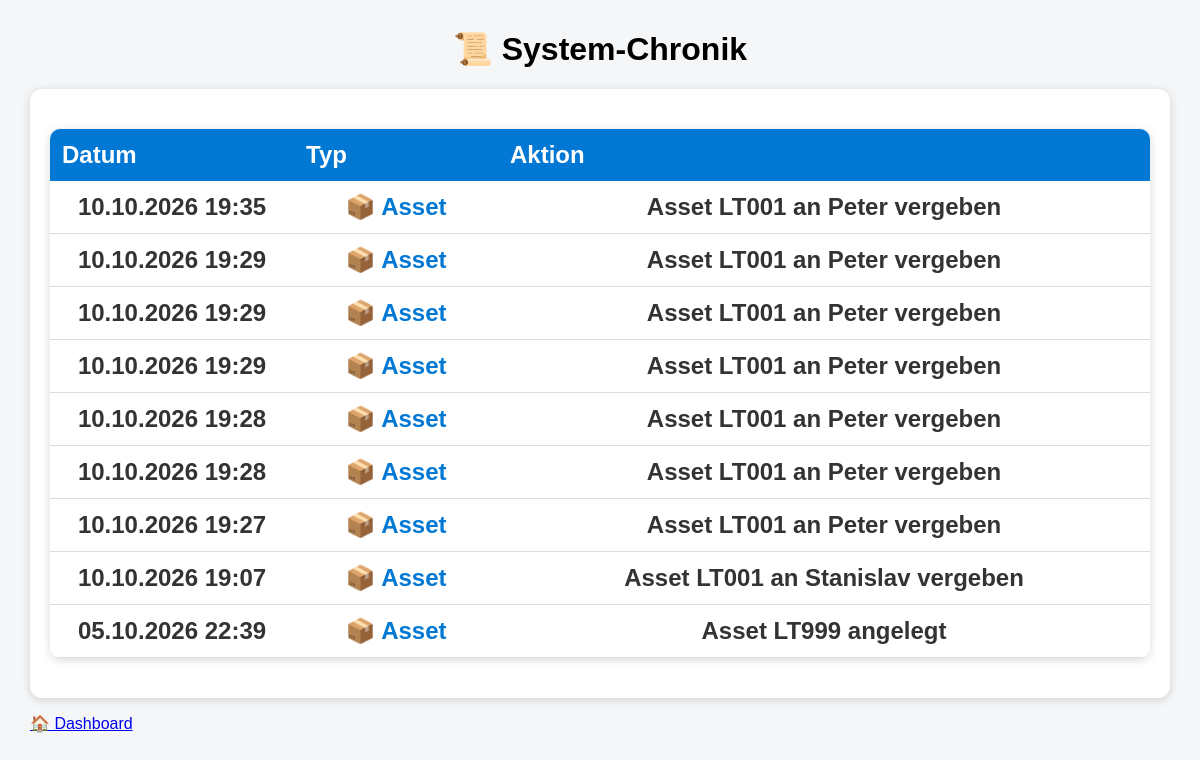
The page /historie on the database as committed earlier.
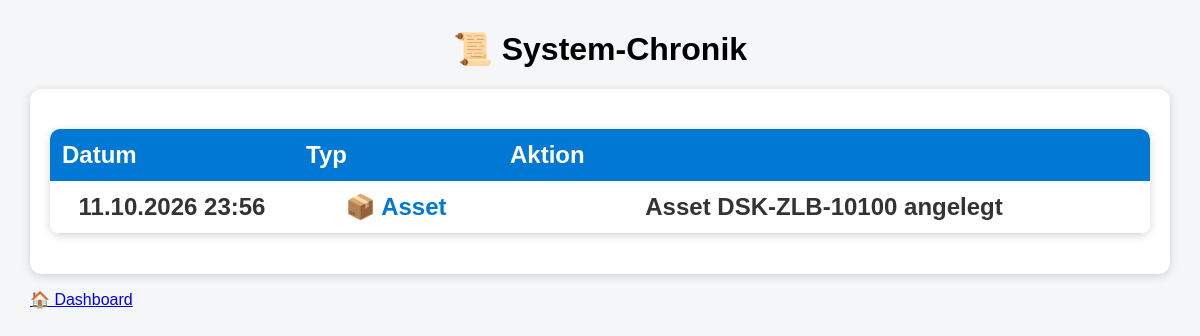
The same page on the database as committed later.
### tables this page shows
CREATE TABLE historie (
            id INTEGER PRIMARY KEY,
            datum TEXT,
            typ TEXT,
            aktion TEXT

        );

### app.py (the view)
@app.route("/historie")
def historie():
    verbindung = sqlite3.connect("asset_management.db")
    cursor = verbindung.cursor()
    cursor.execute("""
        SELECT datum, typ, aktion
        FROM historie
        ORDER BY id DESC
    """)
    eintraege = cursor.fetchall()
    verbindung.close()
    return render_template(
        "historie.html",
        eintraege=eintraege
    )

### templates/historie.html (shortened to what this page needs)
<!DOCTYPE html>
<html>
<head>
    <link rel="stylesheet"
          href="{{ url_for('static', filename='style.css')   }}">
</head>
<body>
    <div class="container">
        <h1>📜 System-Chronik</h1>
        <div class="card">
            <table>
                <tr>
                    <th class="datum">Datum</th>
                    <th class="typ">Typ</th>
                    <th>Aktion</th>
                </tr>
                {% for e in eintraege %}
                <tr>
                    <td>{{ e[0] }}</td>
                    <td>
                        {% if e[1] == "Asset" %}
                            <span class="asset">
                                📦 Asset
                            </span>
                        {% elif e[1] == "Mitarbeiter" %}
                            <span class="mitarbeiter">
                                👤 Mitarbeiter
                            </span>
                        {% else %}
                            {{ e[1] }}
                        {% endif %}
                    </td>
                    <td>{{ e[2] }}</td>
                </tr>
                {% endfor %}
            </table>
        </div>
        <p><a href="/">🏠 Dashboard</a></p>
    </div>
</body>
</html>

### static/style.css (style rules this page uses)
body { font-family: Arial, sans-serif; background-color: #f4f6f8; margin: 30px; }
h1 { text-align: center; }
table { width: 100%; border-collapse: collapse; background-color: white; box-shadow: 0 2px 10px rgba(0,0,0,0.15); border-radius: 10px; overflow: hidden; }
th { background-color: #0078d4; color: white; text-align: left; padding: 12px; }
td { padding: 12px; border-bottom: 1px solid #e5e5e5; }
.card { color: #333; text-decoration: none; }
.container { max-width: 1200px; margin: auto; }
.card { background-color: white; padding: 30px; border-radius: 12px; text-decoration: none; color: #333; font-size: 24px; font-weight: bold; text-align: center; box-shadow: 0 2px 10px rgba(0,0,0,0.15); transition: all 0.2s ease; }
table { width: 90%; margin: 20px auto; border-collapse: collapse; background-color: white; box-shadow: 0 2px 10px rgba(0,0,0,0.15); border-radius: 10px; overflow: hidden; }
th { background-color: #0078d4; color: white; padding: 12px; text-align: left; }
td { padding: 12px; border-bottom: 1px solid #ddd; }

### templates/historie.html (style rules this page uses)
.card { background-color: white; border-radius: 12px; padding: 20px; box-shadow: 0 2px 10px rgba(0,0,0,0.15); margin-top: 20px; }
.asset { color: #0078d4; font-weight: bold; }
table { width: 100%; border-collapse: collapse; }
th { background-color: #0078d4; color: white; text-align: left; padding: 12px; }
td { padding: 12px; border-bottom: 1px solid #ddd; }
.datum { width: 220px; }
.typ { width: 180px; }

Rows that differ between the two databases and show on the page:
removed historie: datum "10.10.2026 19:35", typ "📦 Asset", aktion "Asset LT001 an Peter vergeben"
removed historie: datum "10.10.2026 19:29", typ "📦 Asset", aktion "Asset LT001 an Peter vergeben"
removed historie: datum "10.10.2026 19:29", typ "📦 Asset", aktion "Asset LT001 an Peter vergeben"
removed historie: datum "10.10.2026 19:29", typ "📦 Asset", aktion "Asset LT001 an Peter vergeben"
removed historie: datum "10.10.2026 19:28", typ "📦 Asset", aktion "Asset LT001 an Peter vergeben"
removed historie: datum "10.10.2026 19:28", typ "📦 Asset", aktion "Asset LT001 an Peter vergeben"
removed historie: datum "10.10.2026 19:27", typ "📦 Asset", aktion "Asset LT001 an Peter vergeben"
removed historie: datum "10.10.2026 19:07", typ "📦 Asset", aktion "Asset LT001 an Stanislav vergeben"
removed historie: datum "05.10.2026 22:39", typ "📦 Asset", aktion "Asset LT999 angelegt"
added historie: datum "11.10.2026 23:56", typ "📦 Asset", aktion "Asset DSK-ZLB-10100 angelegt"
